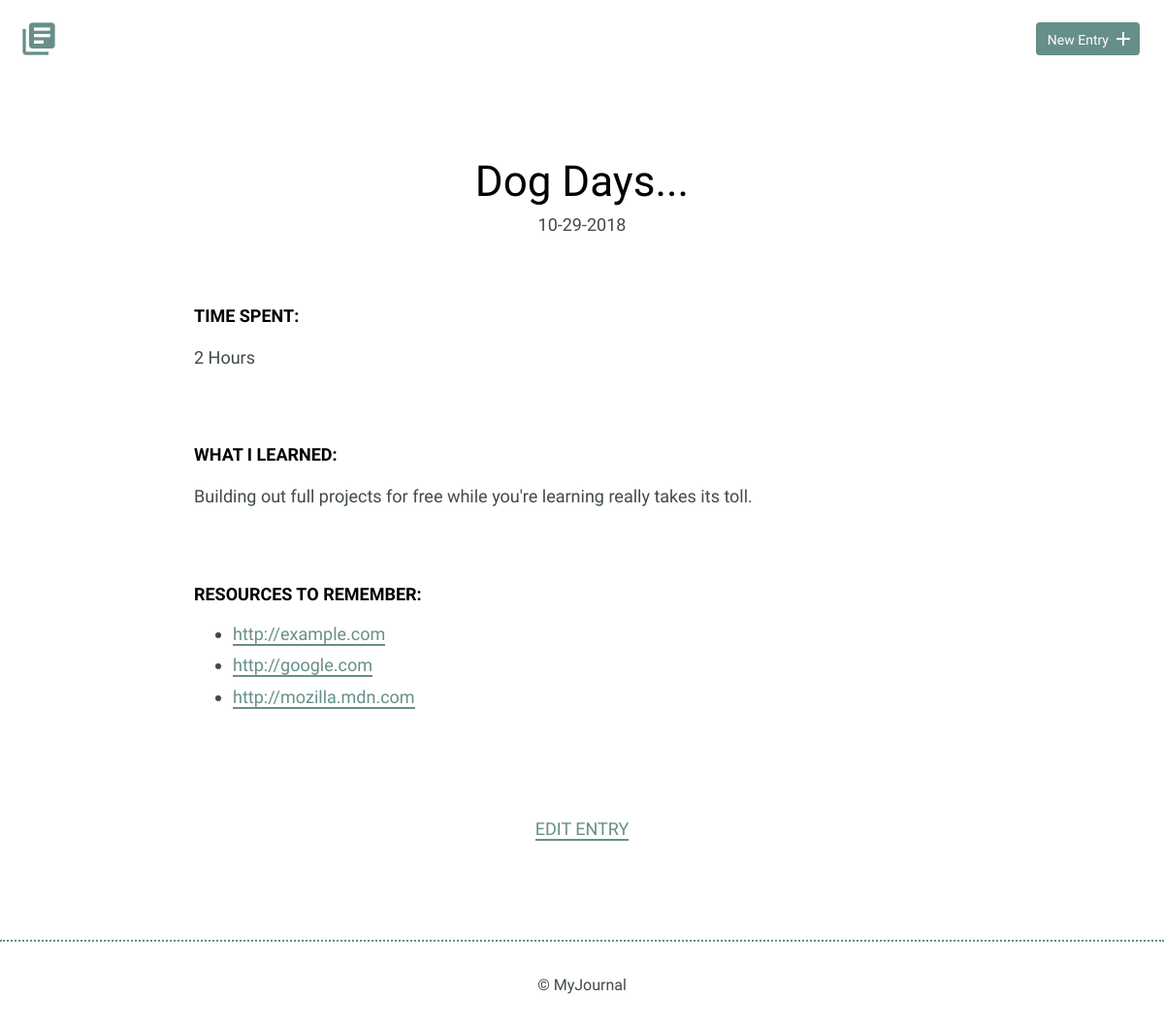
/entries/1, run on the app's committed database.
### journal/models.py (models this page shows)
class Entry(Model):
    title = CharField(unique=True)
    date = DateField(default=datetime.date.today, formats='%m-%d-%Y')
    time_spent = IntegerField()
    notes = TextField()
    resources = CharField()
    class Meta:
        database = db

### journal/journal.py (the view)
@app.route("/entries/<slug>")
def details(slug=None):
    entry = GET_ENTRY(entry_id=slug)
    return render_template('detail.html', entry=entry)

### journal/journal.py (called while the page is built)
@app.before_request
def before_request():
    g.db ,_ = initialize(
        database=db,
        seed_db=app.config['SEED_DB']
    )

@app.after_request
def after_request(response):
    g.db.close()
    return response

### journal/models.py (called while the page is built)
def GET_ENTRY(entry_id):
    return Entry.get_by_id(entry_id)

def get_seed_json():
    with open('entries.json', 'r') as raw_entries:
        data = json.load(raw_entries)
        entries = data.get('entries')
    return entries

def seed():
    entries = get_seed_json()
    for entry in entries:
        try:
            Entry.create(**entry)
        except:
            pass
    return entries

def initialize(database=None, seed_db=False):
    entries = None
    if not database:
        database = db
        database.connect()
    else:
        database.connect()
        database.bind([Entry])
    database.create_tables([Entry], safe=True)
    if seed_db:
        entries = seed()
    return database, entries

### journal/templates/detail.html (shortened to what this page needs)
{% extends "layout.html" %}
{% block content %}
    <div class="container">
        <div class="entry-list single">
            <article>
                <h1>{{ entry.title }}</h1>
                <time datetime="{{ entry.date }}">{{ entry.date }}</time>
                <div class="entry">
                    <h3>Time Spent: </h3>
                    <p>{{ entry.time_spent }} Hours</p>
                </div>
                <div class="entry">
                    <h3>What I Learned:</h3>
                    <p>{{ entry.notes }}</p>
                </div>
                <div class="entry">
                    <h3>Resources to Remember:</h3>
                    <ul>
                        {% for resource in entry.resources.split(',') %}
                        <li><a href="{{ resource }}">{{ resource }}</a></li>
                        {% endfor %}
                    </ul>
                </div>
            </article>
        </div>
    </div>
    <div class="edit">
        <p><a href="/entries/edit/{{ entry.id }}">Edit Entry</a></p>
    </div>
{% endblock %}

### journal/static/css/site.css (style rules this page uses)
body { font-size: 16px; color: #404a49; font-family: 'Cousine', serif; font-weight: 400; }
.container { margin: 0 auto; padding: 0 25px; }
h1, h2, h3 { margin: 0; font-weight: 400; line-height: 1em; color: #000; }
h1 { font-size: 44px; margin-bottom: 12px; }
h3 { font-size: 18px; font-family: 'Work Sans', serif; font-weight: 600; text-transform: uppercase; }
p { line-height: 1.8em; font-size: 18px; }
p a { border-bottom: 2px solid #678f89; padding: 0; color: #678f89; text-decoration: none; }
ul li { line-height: 1.8em; font-size: 18px; }
ul li a { border-bottom: 2px solid #678f89; line-height: 1.8em; color: #678f89; text-decoration: none; }
.entry-list, .edit-entry, .new-entry { max-width: 800px; margin: 0 auto; padding: 70px 0 150px 0; }
.entry-list article { margin-bottom: 70px; text-align: center; }
.entry-list article:last-child { margin-bottom: 0; }
.entry-list.single { padding-bottom: 70px; }
.entry-list.single time { font-size: 18px; }
.entry { max-width: 800px; margin: 75px auto 0 auto; text-align: left; }
.entry p { margin-bottom: 40px; }
.edit { padding-bottom: 80px; text-align: center; margin: 0 auto; }
.edit a { font-weight: 400; text-transform: uppercase; font-size: 18px; }

### data on the page
Entry: title "Dog Days...", date "10-29-2018", time_spent "2", notes "Building out full projects for free while you're learning really takes its toll."

### other printed values
{{ resource }} "http://example.com" "http://google.com" "http://mozilla.mdn.com"
